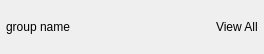
<?xml version="1.0" encoding="UTF-8"?>
<ui version="4.0">
 <class>EditFilterGroupItemWidget</class>
 <widget class="QWidget" name="EditFilterGroupItemWidget">
  <property name="geometry">
   <rect>
    <x>0</x>
    <y>0</y>
    <width>264</width>
    <height>54</height>
   </rect>
  </property>
  <property name="windowTitle">
   <string>EditFilterGroupItemWidget</string>
  </property>
  <layout class="QHBoxLayout" name="horizontalLayout">
   <property name="leftMargin">
    <number>6</number>
   </property>
   <property name="topMargin">
    <number>0</number>
   </property>
   <property name="rightMargin">
    <number>6</number>
   </property>
   <property name="bottomMargin">
    <number>0</number>
   </property>
   <item>
    <widget class="QLabel" name="groupNameLabel">
     <property name="text">
      <string>group name</string>
     </property>
    </widget>
   </item>
   <item>
    <spacer name="horizontalSpacer">
     <property name="orientation">
      <enum>Qt::Horizontal</enum>
     </property>
     <property name="sizeHint" stdset="0">
      <size>
       <width>107</width>
       <height>20</height>
      </size>
     </property>
    </spacer>
   </item>
   <item>
    <widget class="ClickableLabel" name="viewAllLabel">
     <property name="text">
      <string>View All</string>
     </property>
    </widget>
   </item>
  </layout>
 </widget>
 <layoutdefault spacing="6" margin="11"/>
 <customwidgets>
  <customwidget>
   <class>ClickableLabel</class>
   <extends>QLabel</extends>
   <header location="global">clickablelabel.h</header>
  </customwidget>
 </customwidgets>
 <resources>
  <include location="../inst.qrc"/>
 </resources>
 <connections/>
</ui>
